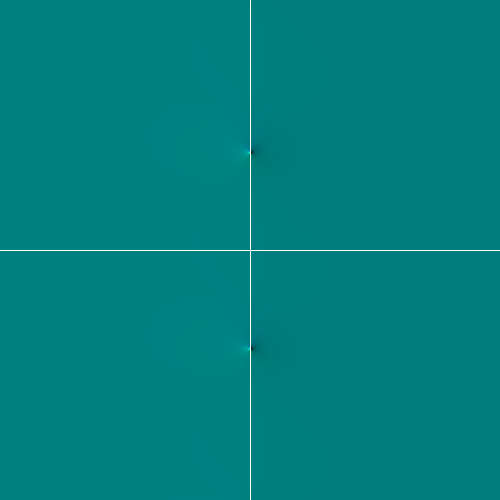
Frame 1 (no input)
Frame 60 (the mouse pressed at the canvas centre just before this capture): identical to frame 1, image omitted
Frame 120 (the mouse held since frame 60 and released just before this capture): identical to frame 1, image omitted

The Processing sketch that drew this single still picture (run headless with seeded random() and noise(); from frame 60 on, the mouse is pressed at the canvas centre):

// Processing sketch: Complex
// ── Complex.pde
float exp_re(float x, float y) {
  return exp(x) * cos(y);
}

float exp_im(float x, float y) {
  return exp(x) * sin(y);
}

float f_re(float x, float y) {
  //if (abs(y - x * x) < 0.1) return 1;
  //if (x < 0) return 0.5;
  //return y < 0 ? 1 : 0;//*/return sin(tan(x)+1.0/tan(y));
  //return exp(-abs(y * sin(x)));
  float re = exp_re(x, y) + 1;
  float im = exp_im(x, y);
  return re / (re * re + im * im);
}

float f_im(float x, float y) {
  //if (abs(y) < 2 / PI) return 0;
  //return exp(-abs(sin(x) / tan(1 / y)));
  float re = exp_re(x, y) + 1;
  float im = exp_im(x, y);
  return -im / (re * re + im * im);
}

void setup() {
  size(500, 500);
  colorMode(HSB, 255);
}

float shift_x = 0;
float shift_y = 0;
float shift = 0.1;
float zoom = 16;
boolean dragging = false;

void draw() {
  loadPixels();
  float w = zoom;
  float h = zoom;
  float dx = w / width;
  float dy = h / height;
  
  float min_re = 0;
  float max_re = 0;
  float min_im = 0;
  float max_im = 0;
  
  float x = -w / 2 + shift_x;
  for (int i = 0; i < width; i++) {
    float y = h / 2 + shift_y;
    for (int j = 0; j < height; j++) {
      float val_re = f_re(x, y);
      if (i == 0 && j == 0) {
        min_re = max_re = val_re;
      }
      if (val_re < min_re) {
        min_re = val_re;
      }
      if (val_re > max_re) {
        max_re = val_re;
      }
      
      float val_im = f_im(x, y);
      if (i == 0 && j == 0) {
        min_im = max_im = val_im;
      }
      if (val_im < min_im) {
        min_im = val_im;
      }
      if (val_im > max_im) {
        max_im = val_im;
      }
      
      y -= dy;
    }
    x += dx;
  }
  
  float dist_re = max_re - min_re;
  if (dist_re == 0) {
    dist_re = 1;
  }
  
  float dist_im = max_im - min_im;
  if (dist_im == 0) {
    dist_im = 1;
  }
  
  x = -w/2 + shift_x;
  for (int i = 0; i < width; i++) {
    float y = h / 2 + shift_y;
    for (int j = 0; j < height; j++) {
      float val_re = f_re(x, y);
      float col_re = (1 - ((max_re - val_re) / dist_re)) * 255.0;
      float val_im = f_im(x, y);
      float col_im = (1 - ((max_im - val_im) / dist_im)) * 255.0;
      pixels[i + j * width] = color(col_im, 255, col_re);
      y -= dy;
    }
    x += dx;
  }
  
  updatePixels();
  
  stroke(255);
  float render_x = -shift_x * width / zoom + width / 2.0;
  float render_y = shift_y * height / zoom + height / 2.0;
  line(render_x, 0, render_x, height);
  line(0, render_y, width, render_y);
}

void keyPressed() {
  if (keyCode == LEFT) {
    shift_x += shift;
  }
  if (keyCode == RIGHT) {
    shift_x -= shift;
  }
  if (keyCode == UP) {
    shift_y += shift;
  }
  if (keyCode == DOWN) {
    shift_y -= shift;
  }
}

void mouseWheel(MouseEvent e) {
  float transformed_mouse_x = (mouseX * 1.0 / width) * zoom - zoom / 2 + shift_x;
  float transformed_mouse_y = -(mouseY * 1.0 / height) * zoom + zoom / 2 + shift_y;
  zoom *= 1 + 0.1 * e.getCount();
  shift_x = -(mouseX - width / 2.0) * (zoom / width) + transformed_mouse_x;
  shift_y = (mouseY - height / 2.0) * (zoom / height) + transformed_mouse_y;
}

void mouseDragged(MouseEvent e) {
  if (mouseButton == CENTER) {
    shift_x -= (mouseX - pmouseX) * 1.0 / width * zoom;
    shift_y += (mouseY - pmouseY) * 1.0 / height * zoom;
  }
}
